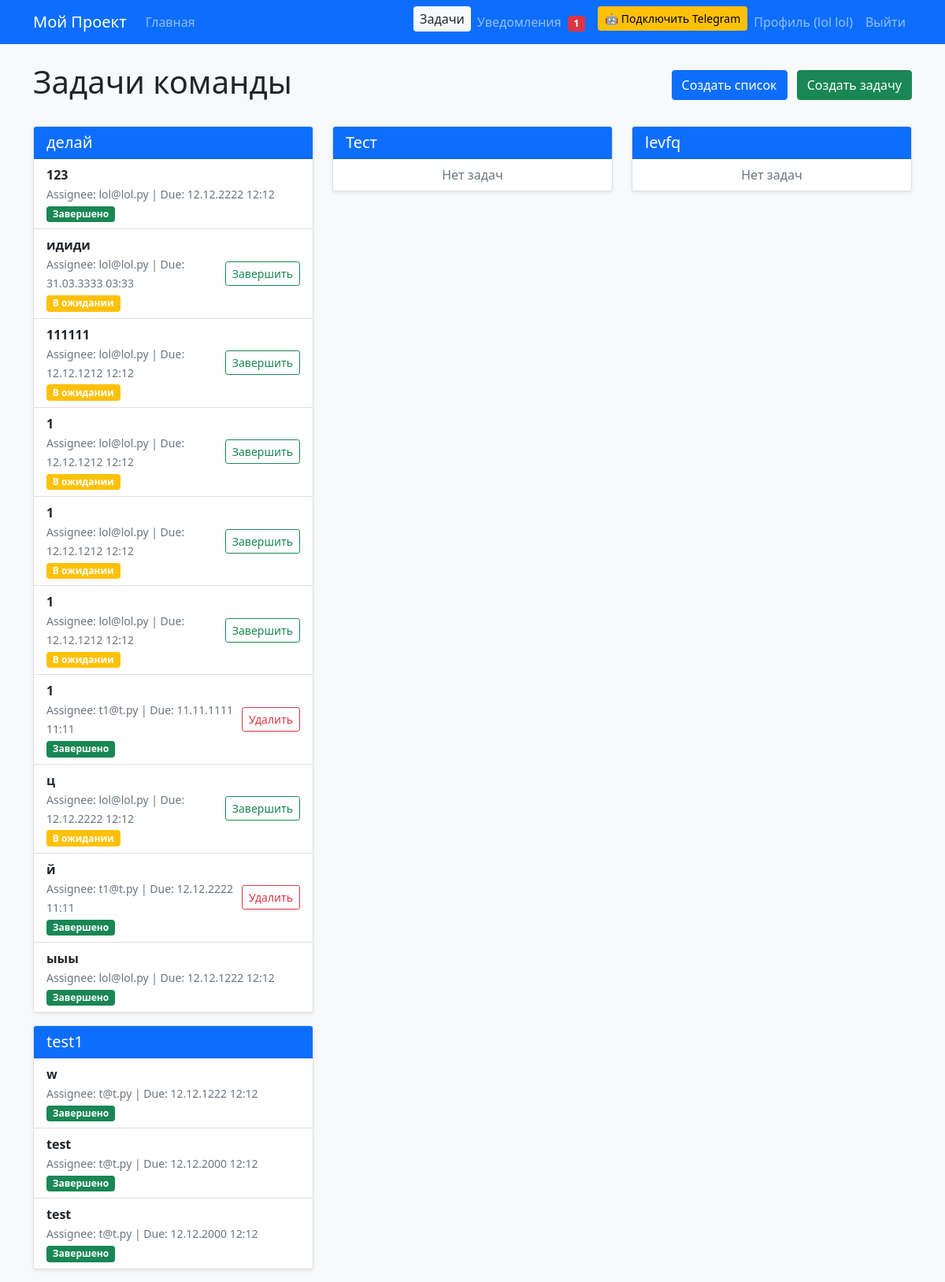
The app's page /tasks/ (signed in) with its own data.
### users/models.py (models this page shows, shortened)
class MyUser(AbstractBaseUser, PermissionsMixin):
    first_name = models.CharField(max_length=50, verbose_name="Имя")
    last_name = models.CharField(max_length=50, verbose_name='Фамилия')
    middle_name = models.CharField(max_length=50, blank=True, null=True, verbose_name="Отчество")
    email = models.EmailField(unique=True, verbose_name="Email")
    is_staff = models.BooleanField(default=False, verbose_name="Статус персонала")
    is_active = models.BooleanField(default=True, verbose_name="Активен")
    date_joined = models.DateTimeField(default=timezone.now, verbose_name="Дата регистрации")
    deleted_at = models.DateTimeField(null=True, blank=True, verbose_name="Дата удаления")
    USERNAME_FIELD = 'email'
    REQUIRED_FIELDS = ['first_name', 'last_name']
    objects = UserManager()
    class Meta:
        verbose_name = "Пользователь"
        verbose_name_plural = "Пользователи"
        ordering = ['last_name', 'first_name']
    def get_full_name(self):
        full_name = f"{self.first_name} {self.last_name}"
        if self.middle_name:
            full_name += f" {self.middle_name}"
        return full_name.strip()

### tasks/models.py (models this page shows, shortened)
class TaskList(models.Model):
    name = models.CharField(max_length=100, verbose_name="Название списка")
    created_by = models.ForeignKey(User, on_delete=models.CASCADE, related_name='created_lists')
    created_at = models.DateTimeField(auto_now_add=True)
    class Meta:
        verbose_name = "Список задач"
        verbose_name_plural = "Списки задач"

class Task(models.Model):
    STATUS_CHOICES = [
        ('pending', 'В ожидании'),
        ('in_progress', 'В работе'),
        ('completed', 'Завершено'),
    ]
    list = models.ForeignKey(TaskList, on_delete=models.CASCADE, related_name='tasks', verbose_name="Список")
    title = models.CharField(max_length=200, verbose_name="Название задачи")
    description = models.TextField(blank=True, verbose_name="Описание")
    assignee = models.ForeignKey(User, on_delete=models.SET_NULL, null=True, blank=True, related_name='assigned_tasks', verbose_name="Исполнитель")
    due_date = models.DateTimeField(null=True, blank=True, verbose_name="Срок выполнения")
    status = models.CharField(max_length=20, choices=STATUS_CHOICES, default='pending')
    created_by = models.ForeignKey(User, on_delete=models.CASCADE, related_name='created_tasks')
    created_at = models.DateTimeField(auto_now_add=True)
    updated_at = models.DateTimeField(auto_now=True)
    class Meta:
        verbose_name = "Задача"
        verbose_name_plural = "Задачи"
        ordering = ['-created_at']

### tasks/views.py (the view)
# urls.py: path('', views.task_list, name='task_list'),
@login_required
def task_list(request):
    lists = TaskList.objects.all()
    tasks = Task.objects.filter(list__in=lists).order_by('-created_at')
    return render(request, 'tasks/list.html', {'lists': lists, 'tasks': tasks})

### users/context_processors.py (called while the page is built)
def unread_notifications_context(request):
    if request.user.is_authenticated:
        unread_count = Notification.objects.filter(user=request.user, is_read=False).count()
        return {'unread_count': unread_count}
    return {'unread_count': 0}

### templates/tasks/list.html (shortened to what this page needs)
{% extends 'base.html' %}
{% load widget_tweaks %}
{% block content %}
<div class="d-flex justify-content-between align-items-center mb-4">
    <h1>Задачи команды</h1>
    <div>
        <a href="{% url 'tasks:create_list' %}" class="btn btn-primary me-2">Создать список</a>
        <a href="{% url 'tasks:create_task' %}" class="btn btn-success">Создать задачу</a>
    </div>
</div>
{% if lists %}
    <div class="row">
        {% for list_item in lists %}
            <div class="col-md-4 mb-3">
                <div class="card shadow-sm">
                    <div class="card-header bg-primary text-white">
                        <h5 class="mb-0">{{ list_item.name }}</h5>
                    </div>
                    <ul class="list-group list-group-flush" id="tasks-{{ list_item.id }}">
                        {% for task in list_item.tasks.all %}
                            <li class="list-group-item d-flex justify-content-between align-items-center {% if task.status == 'completed' %}completed{% endif %}" data-id="{{ task.id }}" data-assignee="{{ task.assignee.id }}">
                                <div>
                                    <strong>{{ task.title }}</strong>
                                    <br><small class="text-muted">
                                        Assignee: {{ task.assignee.email|default:"Не назначено" }} |
                                        Due: {{ task.due_date|date:"d.m.Y H:i"|default:"Нет срока" }}
                                    </small>
                                    <br>
                                    <span class="badge bg-{% if task.status == 'completed' %}success{% else %}warning{% endif %}">
                                        {{ task.get_status_display|default:task.status }}
                                    </span>
                                </div>
                                <div class="d-flex flex-column align-items-end gap-1">
                                    {% if task.assignee == user and task.status != 'completed' %}
                                        <button class="btn btn-sm btn-outline-success" onclick="completeTask({{ task.id }})">Завершить</button>
                                    {% elif task.status != 'completed' %}
                                        <span class="text-muted small">Только исполнитель</span>
                                    {% endif %}
                                    {% if task.created_by == user %}
                                        <form action="{% url 'tasks:delete_task' task.pk %}" method="post" onsubmit="return confirm('Удалить задачу?');">
                                            <button type="submit" class="btn btn-sm btn-outline-danger">Удалить</button>
                                        </form>
                                    {% endif %}
                                </div>
                            </li>
                        {% empty %}
                            <li class="list-group-item text-center text-muted">Нет задач</li>
                        {% endfor %}
                    </ul>
                </div>
            </div>
        {% endfor %}
    </div>
{% else %}
    <div class="alert alert-info text-center">
        <h4>Нет списков задач</h4>
        <p><a href="{% url 'tasks:create_list' %}" class="btn btn-primary">Создать первый список</a></p>
    </div>
{% endif %}
{% endblock %}

### templates/base.html (shortened to what this page needs)
<!DOCTYPE html>
{% load static %}
<html lang="ru">
<head>
    <link href="https://cdn.jsdelivr.net/npm/bootstrap@5.1.3/dist/css/bootstrap.min.css" rel="stylesheet">
    <link rel="stylesheet" href="{% static 'css/style.css' %}">
</head>
<body class="bg-light">
    <nav class="navbar navbar-expand-lg navbar-dark bg-primary">
        <div class="container">
            <a class="navbar-brand" href="{% url 'users:home' %}">Мой Проект</a>
            <div class="collapse navbar-collapse" id="navbarNav">
                <ul class="navbar-nav me-auto">
                    <li class="nav-item">
                        <a class="nav-link {% if request.resolver_match.view_name == 'users:home' or request.path == '/' %}active bg-light text-dark rounded px-2 py-1{% endif %}"
                           href="{% url 'users:home' %}">Главная</a>
                    </li>
                </ul>
                <ul class="navbar-nav ms-auto">
                    {% if user.is_authenticated %}
                        <li class="nav-item">
                            <a class="nav-link {% if request.resolver_match.namespace == 'tasks' %}active bg-light text-dark rounded px-2 py-1{% endif %}"
                               href="{% url 'tasks:task_list' %}">Задачи</a>
                        </li>
                        <li class="nav-item">
                            <a class="nav-link {% if request.resolver_match.view_name == 'users:notifications' %}active bg-light text-dark rounded px-2 py-1{% endif %}"
                               href="{% url 'users:notifications' %}" id="notifications-link">
                                Уведомления
                                {% if unread_count > 0 %}
                                    <span class="badge bg-danger ms-1">{{ unread_count }}</span>
                                {% endif %}
                            </a>
                        </li>
                        <li class="nav-item">
                            <button class="btn btn-warning btn-sm ms-2" data-bs-toggle="modal" data-bs-target="#telegramModal">
                                🤖 Подключить Telegram
                            </button>
                        </li>
                        <li class="nav-item">
                            <a class="nav-link "
                               href="{% url 'users:profile' %}">Профиль ({{ user.get_full_name|default:user.email }})</a>
                        </li>
                        <li class="nav-item">
                            <a class="nav-link" href="{% url 'users:logout' %}">Выйти</a>
                        </li>
                    {% endif %}
                </ul>
            </div>
        </div>
    </nav>
    <div class="container mt-4">
        {% block content %}
        {% endblock %}
    </div>
</body>
</html>

### records on screen
MyUser: get_full_name "lol lol"
TaskList: name "делай"
Task: title "123", assignee.email "lol@lol.py", due_date "12.12.2222 12:12", status "Завершено"
Task: title "идиди", assignee.email "lol@lol.py", due_date "31.03.3333 03:33", status "В ожидании"
Task: title "111111", assignee.email "lol@lol.py", due_date "12.12.1212 12:12", status "В ожидании"
Task: title "1", assignee.email "lol@lol.py", due_date "12.12.1212 12:12", status "В ожидании"
Task: title "1", assignee.email "lol@lol.py", due_date "12.12.1212 12:12", status "В ожидании"
Task: title "1", assignee.email "lol@lol.py", due_date "12.12.1212 12:12", status "В ожидании"
Task: title "1", assignee.email "t1@t.py", due_date "11.11.1111 11:11", status "Завершено", shows "Удалить"
Task: title "ц", assignee.email "lol@lol.py", due_date "12.12.2222 12:12", status "В ожидании"
Task: title "й", assignee.email "t1@t.py", due_date "12.12.2222 11:11", status "Завершено", shows "Удалить"
Task: title "ыыы", assignee.email "lol@lol.py", due_date "12.12.1222 12:12", status "Завершено"
TaskList: name "Тест"
TaskList: name "levfq"
TaskList: name "test1"
Task: title "w", assignee.email "t@t.py", due_date "12.12.1222 12:12", status "Завершено"
Task: title "test", assignee.email "t@t.py", due_date "12.12.2000 12:12", status "Завершено"
Task: title "test", assignee.email "t@t.py", due_date "12.12.2000 12:12", status "Завершено"

### other values on screen
{{ unread_count }} "1"
